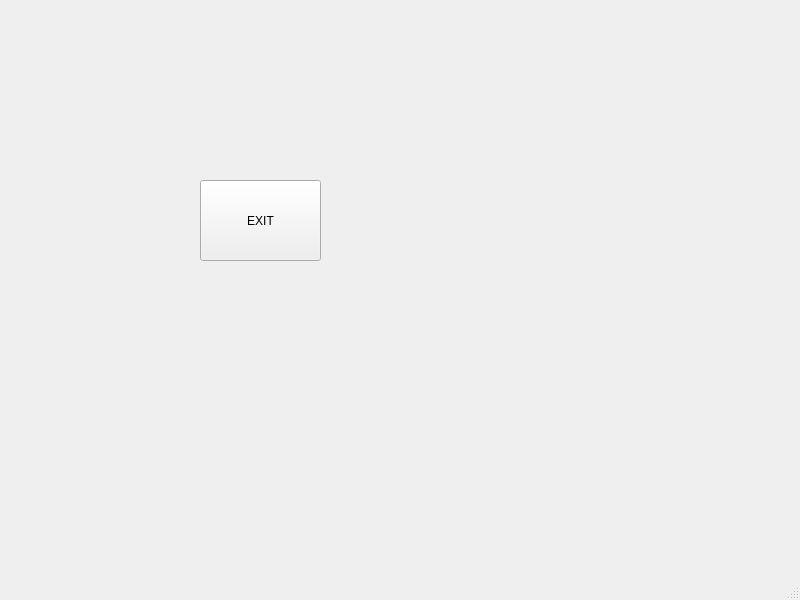
<?xml version="1.0" encoding="UTF-8"?>
<ui version="4.0">
 <class>MainWindow</class>
 <widget class="QMainWindow" name="MainWindow">
  <property name="geometry">
   <rect>
    <x>0</x>
    <y>0</y>
    <width>800</width>
    <height>600</height>
   </rect>
  </property>
  <property name="windowTitle">
   <string>MainWindow</string>
  </property>
  <widget class="QWidget" name="centralwidget">
   <widget class="QPushButton" name="pushButtonExit">
    <property name="geometry">
     <rect>
      <x>200</x>
      <y>180</y>
      <width>121</width>
      <height>81</height>
     </rect>
    </property>
    <property name="text">
     <string>EXIT</string>
    </property>
   </widget>
  </widget>
  <widget class="QMenuBar" name="menubar">
   <property name="geometry">
    <rect>
     <x>0</x>
     <y>0</y>
     <width>800</width>
     <height>17</height>
    </rect>
   </property>
  </widget>
  <widget class="QStatusBar" name="statusbar"/>
 </widget>
 <resources/>
 <connections/>
</ui>
